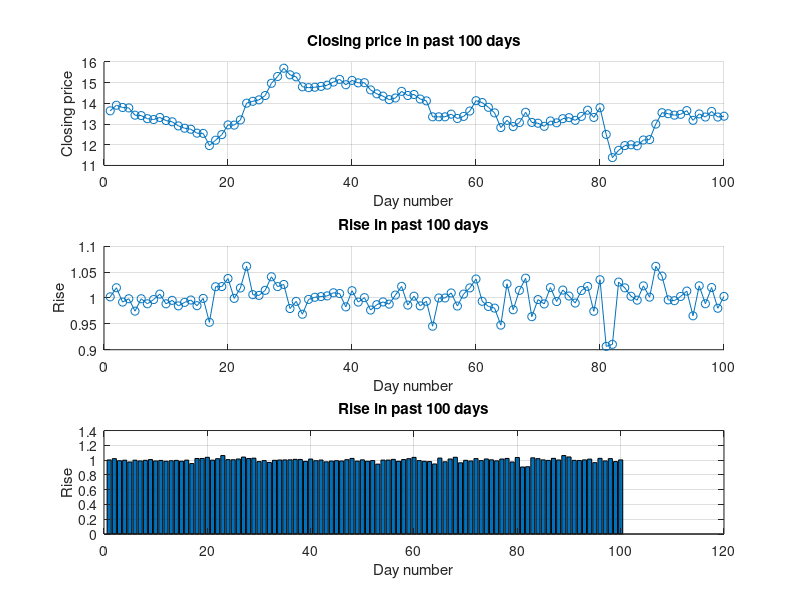

The MATLAB script that drew this image:
load SH600004.mat;
close_index = 5;

x = 1:100;
close = [];
raise = [];

for day = length(M) - 99:length(M)
    close = [close M(day, close_index)];
    raise = [raise M(day, close_index) / M(day - 1, close_index)];
end

subplot(3, 1, 1);
scatter(x, close);
hold on;
plot(x, close);
title('Closing price in past 100 days')
xlabel('Day number')
ylabel('Closing price');
grid on;
hold off;

subplot(3, 1, 2);
scatter(x, raise);
hold on;
plot(x, raise);
title('Rise in past 100 days');
xlabel('Day number')
ylabel('Rise');
grid on;
hold off;

subplot(3, 1, 3);
bar(x, raise);
title('Rise in past 100 days');
xlabel('Day number')
ylabel('Rise');
grid on;
